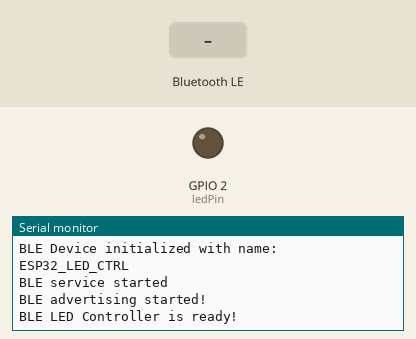
Recording of a sketch running on a simulated ESP32. On the bench: output pins drawn as LEDs (lit = HIGH), the last lines printed to the serial monitor. The inputs (shaded band) are chosen by the test bench. Nothing arrives over Bluetooth unless stated; a phone connects over Bluetooth LE 3 s after start.

Above: at 1.2 s.
1.3 s: Bluetooth LE write "1" received
At 2.4 s:
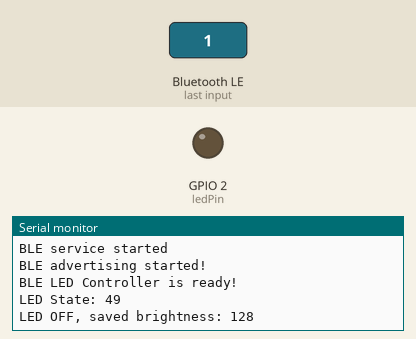
2.8 s: Bluetooth LE write "1" received
At 2.96 s:
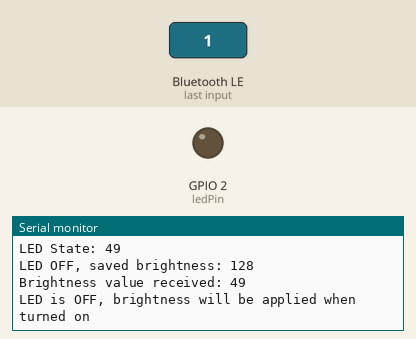

Measured:
- after the input at 1.3 s, the serial monitor: prints a new line at once (image 1)
- after the input at 2.8 s, the serial monitor: prints a new line at once (image 2)

The sketch:

ble_led_control_v2.ino
```cpp
#include <BLEDevice.h>
#include <BLEServer.h>
#include <BLEUtils.h>
#include <BLE2902.h>

BLEServer* pServer = NULL;
BLECharacteristic* pLedStateCharacteristic = NULL;
BLECharacteristic* pLedBrightnessCharacteristic = NULL;
bool deviceConnected = false;
bool oldDeviceConnected = false;

const int ledPin = 2;  // LED pin (PWM capable)
const int pwmFrequency = 5000;  // PWM frequency (Hz)
const int pwmResolution = 8;  // PWM resolution (8 bits = 0-255)

bool ledState = false;  // LED state (on/off)
int brightness = 128;   // Default brightness value (0-255)
int savedBrightness = 128;  // To store brightness when LED is turned off

// Define a clear device name
#define DEVICE_NAME "ESP32_LED_CTRL"
#define SERVICE_UUID        "19b10000-e8f2-537e-4f6c-d104768a1214"
#define LED_STATE_CHARACTERISTIC_UUID "19b10001-e8f2-537e-4f6c-d104768a1214"
#define BRIGHTNESS_CHARACTERISTIC_UUID "19b10002-e8f2-537e-4f6c-d104768a1214"

class MyServerCallbacks: public BLEServerCallbacks {
  void onConnect(BLEServer* pServer) {
    deviceConnected = true;
    Serial.println("Client connected");
    BLEDevice::startAdvertising(); // Keep advertising even when connected
  };

  void onDisconnect(BLEServer* pServer) {
    deviceConnected = false;
    Serial.println("Client disconnected");
    // Restart advertising immediately
    BLEDevice::startAdvertising();
    Serial.println("Advertising restarted after disconnection");
  }
};

class LedStateCallbacks : public BLECharacteristicCallbacks {
  void onWrite(BLECharacteristic* pCharacteristic) {
    if (pCharacteristic->getValue().length() > 0) {
      uint8_t state = pCharacteristic->getValue()[0];
      Serial.print("LED State: ");
      Serial.println(state);

      ledState = (state == 1);

      if (ledState) {
        // Turn ON with saved brightness
        brightness = savedBrightness;
        ledcWrite(ledPin, brightness);
        Serial.print("LED ON with brightness: ");
        Serial.println(brightness);
      } else {
        // Turn OFF but save current brightness
        savedBrightness = brightness;
        ledcWrite(ledPin, 0);
        Serial.print("LED OFF, saved brightness: ");
        Serial.println(savedBrightness);
      }

      // Update brightness characteristic with current value
      uint8_t brightnessValue = brightness;
      pLedBrightnessCharacteristic->setValue(&brightnessValue, 1);
      pLedBrightnessCharacteristic->notify();
    }
  }
};

class BrightnessCallbacks : public BLECharacteristicCallbacks {
  void onWrite(BLECharacteristic* pCharacteristic) {
    if (pCharacteristic->getValue().length() > 0) {
      uint8_t newBrightness = pCharacteristic->getValue()[0];
      Serial.print("Brightness value received: ");
      Serial.println(newBrightness);

      // Update the brightness value
      brightness = newBrightness;
      savedBrightness = brightness;

      // Only apply brightness if LED is ON
      if (ledState) {
        ledcWrite(ledPin, brightness);
        Serial.print("Setting brightness to: ");
        Serial.println(brightness);
      } else {
        Serial.println("LED is OFF, brightness will be applied when turned on");
      }
    }
  }
};

void setup() {
  Serial.begin(115200);
  Serial.println("Starting BLE LED Controller...");

  // Configure LED PWM
  if (ledcAttach(ledPin, pwmFrequency, pwmResolution)) {
    Serial.println("PWM setup successful");
  } else {
    Serial.println("PWM setup failed");
  }

  ledcWrite(ledPin, 0); // Start with LED off

  // Create the BLE Device
  BLEDevice::init(DEVICE_NAME);
  Serial.print("BLE Device initialized with name: ");
  Serial.println(DEVICE_NAME);

  // Create the BLE Server
  pServer = BLEDevice::createServer();
  pServer->setCallbacks(new MyServerCallbacks());

  // Create the BLE Service
  BLEService *pService = pServer->createService(SERVICE_UUID);

  // Create LED state characteristic (On/Off)
  pLedStateCharacteristic = pService->createCharacteristic(
                      LED_STATE_CHARACTERISTIC_UUID,
                      BLECharacteristic::PROPERTY_READ   |
                      BLECharacteristic::PROPERTY_WRITE  |
                      BLECharacteristic::PROPERTY_NOTIFY
                    );
  pLedStateCharacteristic->addDescriptor(new BLE2902());
  pLedStateCharacteristic->setCallbacks(new LedStateCallbacks());

  // Create LED brightness characteristic (0-255)
  pLedBrightnessCharacteristic = pService->createCharacteristic(
                      BRIGHTNESS_CHARACTERISTIC_UUID,
                      BLECharacteristic::PROPERTY_READ   |
                      BLECharacteristic::PROPERTY_WRITE  |
                      BLECharacteristic::PROPERTY_NOTIFY
                    );
  pLedBrightnessCharacteristic->addDescriptor(new BLE2902());
  pLedBrightnessCharacteristic->setCallbacks(new BrightnessCallbacks());

  // Set initial values
  uint8_t initialState = ledState ? 1 : 0;
  pLedStateCharacteristic->setValue(&initialState, 1);

  uint8_t initialBrightness = brightness;
  pLedBrightnessCharacteristic->setValue(&initialBrightness, 1);

  // Start the service
  pService->start();
  Serial.println("BLE service started");

  // Configure advertising
  BLEAdvertising *pAdvertising = BLEDevice::getAdvertising();
  pAdvertising->addServiceUUID(SERVICE_UUID);
  pAdvertising->setScanResponse(true);
  pAdvertising->setMinPreferred(0x06);
  pAdvertising->setMinPreferred(0x12);

  // Set advertising parameters for better connection
  pAdvertising->setMinInterval(32); // 20ms
  pAdvertising->setMaxInterval(64); // 40ms

  BLEDevice::startAdvertising();

  Serial.println("BLE advertising started!");
  Serial.println("BLE LED Controller is ready!");
}

void loop() {
  // Handle disconnection
  if (!deviceConnected && oldDeviceConnected) {
    delay(500); // Give the Bluetooth stack time to get ready
    pServer->startAdvertising(); // Restart advertising
    Serial.println("Advertising restarted");
    oldDeviceConnected = deviceConnected;
  }

  // Handle new connection
  if (deviceConnected && !oldDeviceConnected) {
    oldDeviceConnected = deviceConnected;
  }

  // Status update
  static unsigned long lastStatusTime = 0;
  if (millis() - lastStatusTime > 5000) {
    lastStatusTime = millis();
    Serial.print("BLE Status: ");
    Serial.println(deviceConnected ? "Connected" : "Ready for connection");
  }
}
```
